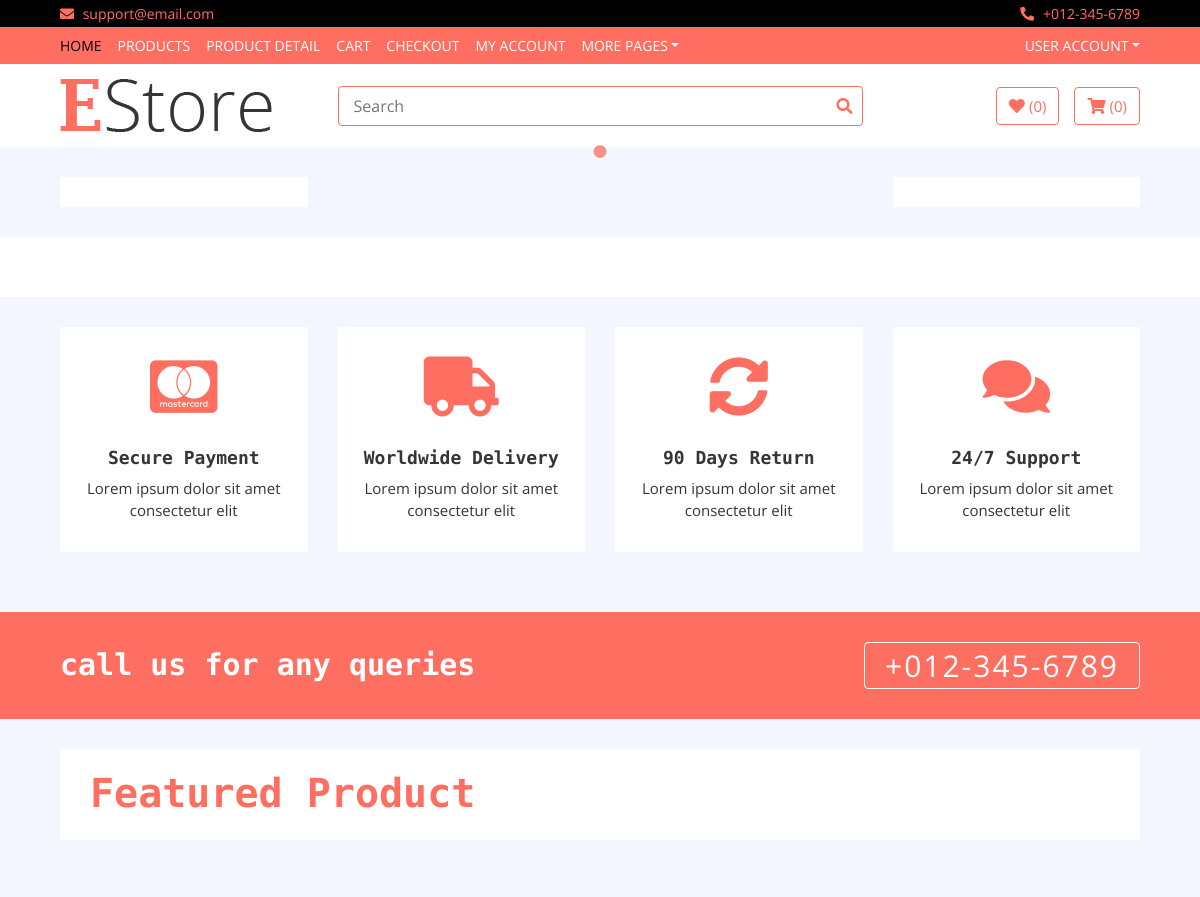
The app's page / (upper part), older data.
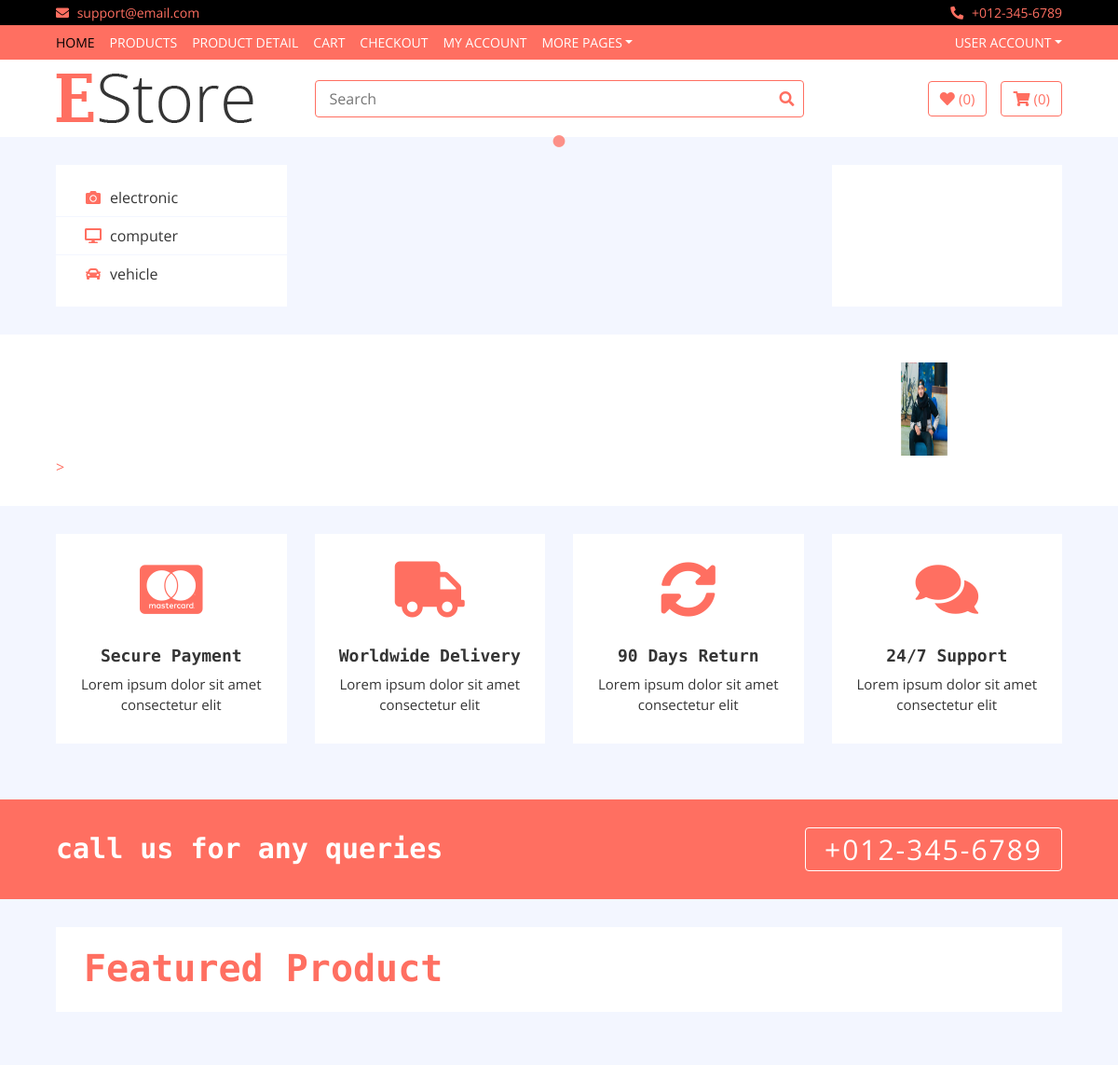
The same page, newer data.
### home/models.py (models this page shows, shortened)
class Category(models.Model):
    name=models.CharField(max_length=200)
    logo=models.CharField(max_length=200,blank=True)
    slug=models.CharField(max_length=500,unique=True)

class Brand(models.Model):
    name = models.CharField(max_length=500)
    image = models.ImageField(upload_to='media')
    rank = models.IntegerField()
    slug = models.CharField(max_length=500, default="")

### home/views.py (the view)
# urls.py: path('',HomeView.as_view(),name='home'),
class HomeView(Base):
    def get(self,request):
        self.views['categories']=Category.objects.all()
        self.views['brands']=Brand.objects.all()
        self.views['sliders']=Slider.objects.all()
        self.views['reviews'] = Review.objects.all()
        self.views['hots'] = Product.objects.filter(labels='hot')
        self.views['news'] = Product.objects.filter(labels='new')
        self.views['ads']=Ad.objects.all()
        return render(request,'index.html',self.views)

### templates/index.html (shortened to what this page needs)
{% extends 'base.html'%}
{% load static %}
{% block content %}
        <div class="header">
            <div class="container-fluid">
                <div class="row">
                    <div class="col-md-3">
                        <nav class="navbar bg-light">
                            <ul class="navbar-nav">
                             {% for cat in categories %}
                                <li class="nav-item">
                                    <a class="nav-link" href="/category/{{cat.slug}}"><i class="fa fa-{{cat.logo}}"></i>{{cat.name}}</a>
                                </li>
                             {% endfor %}
                            </ul>
                        </nav>
                    </div>
                    <div class="col-md-6">
                    </div>
                    <div class="col-md-3">
                        <div class="header-img">
                        </div>
                    </div>
                </div>
            </div>
        </div>
        <div class="brand">
            <div class="container-fluid">
                <div class="brand-slider">
                          {% for brand in brands %}
                    <a href="/brand/{{brand.slug}}" <div class="brand-item"><img src="{{brand.image.url}}" style="height:100px;width:50px"; alt=""></div>> </a>
                          {% endfor %}
                </div>
            </div>
        </div>
        <div class="feature">
            <div class="container-fluid">
                <div class="row align-items-center">
                    <div class="col-lg-3 col-md-6 feature-col">
                        <div class="feature-content">
                            <i class="fab fa-cc-mastercard"></i>
                            <h2>Secure Payment</h2>
                            <p>
                                Lorem ipsum dolor sit amet consectetur elit
                            </p>
                        </div>
                    </div>
                    <div class="col-lg-3 col-md-6 feature-col">
                        <div class="feature-content">
                            <i class="fa fa-truck"></i>
                            <h2>Worldwide Delivery</h2>
                            <p>
                                Lorem ipsum dolor sit amet consectetur elit
                            </p>
                        </div>
                    </div>
                    <div class="col-lg-3 col-md-6 feature-col">
                        <div class="feature-content">
                            <i class="fa fa-sync-alt"></i>
                            <h2>90 Days Return</h2>
                            <p>
                                Lorem ipsum dolor sit amet consectetur elit
                            </p>
                        </div>
                    </div>
                    <div class="col-lg-3 col-md-6 feature-col">
                        <div class="feature-content">
                            <i class="fa fa-comments"></i>
                            <h2>24/7 Support</h2>
                            <p>
                                Lorem ipsum dolor sit amet consectetur elit
                            </p>
                        </div>
                    </div>
                </div>
            </div>
        </div>
        <div class="call-to-action">
            <div class="container-fluid">
                <div class="row align-items-center">
                    <div class="col-md-6">
                        <h1>call us for any queries</h1>
                    </div>
                    <div class="col-md-6">
                        <a href="tel:0123456789">+012-345-6789</a>
                    </div>
                </div>
            </div>
        </div>
        <div class="featured-product product">
            <div class="container-fluid">
                <div class="section-header">
                    <h1>Featured Product</h1>
                </div>
            </div>
        </div>
{% endblock %}

Row changes from the older to the newer data that the page shows:
added Category: name "electronic"
added Category: name "computer"
added Category: name "vehicle"
added Brand: image (picture)
